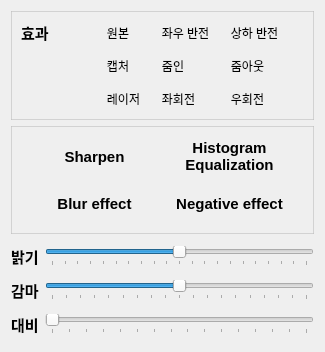
       <widget class="QWidget" name="tab">
        <attribute name="title">
         <string>효과</string>
        </attribute>
        <layout class="QGridLayout" name="gridLayout_11">
         <item row="7" column="1">
          <widget class="QSlider" name="Gamma">
           <property name="minimum">
            <number>1</number>
           </property>
           <property name="maximum">
            <number>19</number>
           </property>
           <property name="value">
            <number>10</number>
           </property>
           <property name="orientation">
            <enum>Qt::Horizontal</enum>
           </property>
           <property name="tickPosition">
            <enum>QSlider::TicksBelow</enum>
           </property>
           <property name="tickInterval">
            <number>1</number>
           </property>
          </widget>
         </item>
         <item row="6" column="0" colspan="2">
          <spacer name="verticalSpacer_3">
           <property name="orientation">
            <enum>Qt::Vertical</enum>
           </property>
           <property name="sizeType">
            <enum>QSizePolicy::Fixed</enum>
           </property>
           <property name="sizeHint" stdset="0">
            <size>
             <width>20</width>
             <height>5</height>
            </size>
           </property>
          </spacer>
         </item>
         <item row="5" column="1">
          <widget class="QSlider" name="Brightness">
           <property name="minimum">
            <number>-50</number>
           </property>
           <property name="maximum">
            <number>50</number>
           </property>
           <property name="orientation">
            <enum>Qt::Horizontal</enum>
           </property>
           <property name="tickPosition">
            <enum>QSlider::TicksBelow</enum>
           </property>
           <property name="tickInterval">
            <number>5</number>
           </property>
          </widget>
         </item>
         <item row="8" column="0" colspan="2">
          <spacer name="verticalSpacer_4">
           <property name="orientation">
            <enum>Qt::Vertical</enum>
           </property>
           <property name="sizeType">
            <enum>QSizePolicy::Fixed</enum>
           </property>
           <property name="sizeHint" stdset="0">
            <size>
             <width>20</width>
             <height>5</height>
            </size>
           </property>
          </spacer>
         </item>
         <item row="9" column="0">
          <widget class="QLabel" name="label_2">
           <property name="font">
            <font>
             <pointsize>11</pointsize>
             <bold>true</bold>
            </font>
           </property>
           <property name="text">
            <string>대비</string>
           </property>
           <property name="margin">
            <number>4</number>
           </property>
           <property name="buddy">
            <cstring>Contrast</cstring>
           </property>
          </widget>
         </item>
         <item row="5" column="0">
          <widget class="QLabel" name="label">
           <property name="font">
            <font>
             <pointsize>11</pointsize>
             <bold>true</bold>
            </font>
           </property>
           <property name="text">
            <string>밝기</string>
           </property>
           <property name="margin">
            <number>4</number>
           </property>
           <property name="buddy">
            <cstring>Brightness</cstring>
           </property>
          </widget>
         </item>
         <item row="3" column="0" colspan="2">
          <spacer name="verticalSpacer_2">
           <property name="orientation">
            <enum>Qt::Vertical</enum>
           </property>
           <property name="sizeType">
            <enum>QSizePolicy::Fixed</enum>
           </property>
           <property name="sizeHint" stdset="0">
            <size>
             <width>20</width>
             <height>5</height>
            </size>
           </property>
          </spacer>
         </item>
         <item row="2" column="0" colspan="2">
          <widget class="QFrame" name="frame_9">
           <property name="styleSheet">
            <string notr="true">QFrame { border: 1px solid rgba(190, 190, 190, 150); }</string>
           </property>
           <property name="frameShape">
            <enum>QFrame::StyledPanel</enum>
           </property>
           <property name="frameShadow">
            <enum>QFrame::Raised</enum>
           </property>
           <layout class="QGridLayout" name="gridLayout_13">
            <item row="1" column="0">
             <widget class="QToolButton" name="Blur">
              <property name="minimumSize">
               <size>
                <width>111</width>
                <height>41</height>
               </size>
              </property>
              <property name="maximumSize">
               <size>
                <width>111</width>
                <height>41</height>
               </size>
              </property>
              <property name="font">
               <font>
                <pointsize>11</pointsize>
                <bold>true</bold>
               </font>
              </property>
              <property name="styleSheet">
               <string notr="true">background-color: qlineargradient(spread:pad, x1:0.0, y1:0.0, x2:1, 
y2:1, stop:0 rgba(150, 150, 150, 50), stop:1 rgba(90, 90, 90, 100));
selection-color: black;
border-width: 1px;
border-style: solid gray;</string>
              </property>
              <property name="text">
               <string>Blur effect</string>
              </property>
              <property name="iconSize">
               <size>
                <width>35</width>
                <height>35</height>
               </size>
              </property>
             </widget>
            </item>
            <item row="0" column="1">
             <widget class="QToolButton" name="HistEqual">
              <property name="minimumSize">
               <size>
                <width>111</width>
                <height>41</height>
               </size>
              </property>
              <property name="maximumSize">
               <size>
                <width>111</width>
                <height>41</height>
               </size>
              </property>
              <property name="font">
               <font>
                <pointsize>11</pointsize>
                <bold>true</bold>
               </font>
              </property>
              <property name="styleSheet">
               <string notr="true">background-color: qlineargradient(spread:pad, x1:0.0, y1:0.0, x2:1, 
y2:1, stop:0 rgba(150, 150, 150, 50), stop:1 rgba(90, 90, 90, 100));
selection-color: black;
border-width: 1px;
border-style: solid gray;</string>
              </property>
              <property name="text">
               <string>Histogram
Equalization</string>
              </property>
              <property name="iconSize">
               <size>
                <width>35</width>
                <height>35</height>
               </size>
              </property>
             </widget>
            </item>
            <item row="1" column="1">
             <widget class="QToolButton" name="Reverse">
              <property name="minimumSize">
               <size>
                <width>111</width>
                <height>41</height>
               </size>
              </property>
              <property name="maximumSize">
               <size>
                <width>111</width>
                <height>41</height>
               </size>
              </property>
              <property name="font">
               <font>
                <pointsize>11</pointsize>
                <bold>true</bold>
               </font>
              </property>
              <property name="styleSheet">
               <string notr="true">background-color: qlineargradient(spread:pad, x1:0.0, y1:0.0, x2:1, 
y2:1, stop:0 rgba(150, 150, 150, 50), stop:1 rgba(90, 90, 90, 100));
selection-color: black;
border-width: 1px;
border-style: solid gray;</string>
              </property>
              <property name="text">
               <string>Negative effect</string>
              </property>
              <property name="iconSize">
               <size>
                <width>35</width>
                <height>35</height>
               </size>
              </property>
             </widget>
            </item>
            <item row="0" column="0">
             <widget class="QToolButton" name="Sharpening">
              <property name="minimumSize">
               <size>
                <width>111</width>
                <height>41</height>
               </size>
              </property>
              <property name="maximumSize">
               <size>
                <width>111</width>
                <height>41</height>
               </size>
              </property>
              <property name="font">
               <font>
                <pointsize>11</pointsize>
                <bold>true</bold>
               </font>
              </property>
              <property name="styleSheet">
               <string notr="true">background-color: qlineargradient(spread:pad, x1:0.0, y1:0.0, x2:1, 
y2:1, stop:0 rgba(150, 150, 150, 50), stop:1 rgba(90, 90, 90, 100));
selection-color: black;
border-width: 1px;
border-style: solid gray;</string>
              </property>
              <property name="text">
               <string>Sharpen</string>
              </property>
              <property name="iconSize">
               <size>
                <width>35</width>
                <height>35</height>
               </size>
              </property>
             </widget>
            </item>
           </layout>
          </widget>
         </item>
         <item row="9" column="1">
          <widget class="QSlider" name="Contrast">
           <property name="minimum">
            <number>0</number>
           </property>
           <property name="maximum">
            <number>15</number>
           </property>
           <property name="value">
            <number>0</number>
           </property>
           <property name="orientation">
            <enum>Qt::Horizontal</enum>
           </property>
           <property name="tickPosition">
            <enum>QSlider::TicksBelow</enum>
           </property>
           <property name="tickInterval">
            <number>1</number>
           </property>
          </widget>
         </item>
         <item row="7" column="0">
          <widget class="QLabel" name="label_6">
           <property name="font">
            <font>
             <pointsize>11</pointsize>
             <bold>true</bold>
            </font>
           </property>
           <property name="text">
            <string>감마</string>
           </property>
           <property name="margin">
            <number>4</number>
           </property>
          </widget>
         </item>
         <item row="10" column="0" colspan="2">
          <spacer name="verticalSpacer_5">
           <property name="orientation">
            <enum>Qt::Vertical</enum>
           </property>
           <property name="sizeType">
            <enum>QSizePolicy::Fixed</enum>
           </property>
           <property name="sizeHint" stdset="0">
            <size>
             <width>20</width>
             <height>5</height>
            </size>
           </property>
          </spacer>
         </item>
         <item row="1" column="0" colspan="2">
          <widget class="QFrame" name="frame_8">
           <property name="styleSheet">
            <string notr="true">QFrame { border: 1px solid rgba(190, 190, 190, 150); }</string>
           </property>
           <property name="frameShape">
            <enum>QFrame::StyledPanel</enum>
           </property>
           <property name="frameShadow">
            <enum>QFrame::Raised</enum>
           </property>
           <layout class="QGridLayout" name="gridLayout_10">
            <property name="spacing">
             <number>10</number>
            </property>
            <item row="0" column="3">
             <widget class="QToolButton" name="OrigImage">
              <property name="styleSheet">
               <string notr="true">background-color: qlineargradient(spread:pad, x1:0.0, y1:0.0, x2:1, 
y2:1, stop:0 rgba(150, 150, 150, 50), stop:1 rgba(90, 90, 90, 100));
selection-color: black;
border-width: 1px;
border-style: solid gray;


</string>
              </property>
              <property name="text">
               <string>원본</string>
              </property>
              <property name="icon">
               <iconset resource="resource.qrc">
                <normaloff>:/Icon/Icon/reset.png</normaloff>:/Icon/Icon/reset.png</iconset>
              </property>
              <property name="iconSize">
               <size>
                <width>35</width>
                <height>35</height>
               </size>
              </property>
             </widget>
            </item>
            <item row="0" column="4">
             <widget class="QToolButton" name="VReverse">
              <property name="styleSheet">
               <string notr="true">background-color: qlineargradient(spread:pad, x1:0.0, y1:0.0, x2:1, 
y2:1, stop:0 rgba(150, 150, 150, 50), stop:1 rgba(90, 90, 90, 100));
selection-color: black;
border-width: 1px;
border-style: solid gray;</string>
              </property>
              <property name="text">
               <string>좌우 반전</string>
              </property>
              <property name="icon">
               <iconset resource="resource.qrc">
                <normaloff>:/Icon/Icon/vertical.png</normaloff>:/Icon/Icon/vertical.png</iconset>
              </property>
              <property name="iconSize">
               <size>
                <width>35</width>
                <height>35</height>
               </size>
              </property>
             </widget>
            </item>
            <item row="0" column="5">
             <widget class="QToolButton" name="HReverse">
              <property name="styleSheet">
               <string notr="true">background-color: qlineargradient(spread:pad, x1:0.0, y1:0.0, x2:1, 
y2:1, stop:0 rgba(150, 150, 150, 50), stop:1 rgba(90, 90, 90, 100));
selection-color: black;
border-width: 1px;
border-style: solid gray;</string>
              </property>
              <property name="text">
               <string>상하 반전</string>
              </property>
              <property name="icon">
               <iconset resource="resource.qrc">
                <normaloff>:/Icon/Icon/horizontal.png</normaloff>:/Icon/Icon/horizontal.png</iconset>
              </property>
              <property name="iconSize">
               <size>
                <width>35</width>
                <height>35</height>
               </size>
              </property>
             </widget>
            </item>
            <item row="1" column="4">
             <widget class="QToolButton" name="ZoomIn">
              <property name="styleSheet">
               <string notr="true">background-color: qlineargradient(spread:pad, x1:0.0, y1:0.0, x2:1, 
y2:1, stop:0 rgba(150, 150, 150, 50), stop:1 rgba(90, 90, 90, 100));
selection-color: black;
border-width: 1px;
border-style: solid gray;</string>
              </property>
              <property name="text">
               <string>줌인</string>
              </property>
              <property name="icon">
               <iconset resource="resource.qrc">
                <normaloff>:/Icon/Icon/zoomin.png</normaloff>:/Icon/Icon/zoomin.png</iconset>
              </property>
              <property name="iconSize">
               <size>
                <width>35</width>
                <height>35</height>
               </size>
              </property>
             </widget>
            </item>
            <item row="2" column="5">
             <widget class="QToolButton" name="RightRotate">
              <property name="styleSheet">
               <string notr="true">background-color: qlineargradient(spread:pad, x1:0.0, y1:0.0, x2:1, 
y2:1, stop:0 rgba(150, 150, 150, 50), stop:1 rgba(90, 90, 90, 100));
selection-color: black;
border-width: 1px;
border-style: solid gray;</string>
              </property>
              <property name="text">
               <string>우회전</string>
              </property>
              <property name="icon">
               <iconset resource="resource.qrc">
                <normaloff>:/Icon/Icon/rightrotate.png</normaloff>:/Icon/Icon/rightrotate.png</iconset>
              </property>
              <property name="iconSize">
               <size>
                <width>35</width>
                <height>35</height>
               </size>
              </property>
             </widget>
            </item>
            <item row="1" column="5">
             <widget class="QToolButton" name="ZoomOut">
              <property name="styleSheet">
               <string notr="true">background-color: qlineargradient(spread:pad, x1:0.0, y1:0.0, x2:1, 
y2:1, stop:0 rgba(150, 150, 150, 50), stop:1 rgba(90, 90, 90, 100));
selection-color: black;
border-width: 1px;
border-style: solid gray;</string>
              </property>
              <property name="text">
               <string>줌아웃</string>
              </property>
              <property name="icon">
               <iconset resource="resource.qrc">
                <normaloff>:/Icon/Icon/zoomout.png</normaloff>:/Icon/Icon/zoomout.png</iconset>
              </property>
              <property name="iconSize">
               <size>
                <width>35</width>
                <height>35</height>
               </size>
              </property>
             </widget>
            </item>
            <item row="0" column="2">
             <spacer name="horizontalSpacer_5">
              <property name="orientation">
               <enum>Qt::Horizontal</enum>
              </property>
              <property name="sizeType">
               <enum>QSizePolicy::Expanding</enum>
              </property>
              <property name="sizeHint" stdset="0">
               <size>
                <width>40</width>
                <height>20</height>
               </size>
              </property>
             </spacer>
            </item>
            <item row="1" column="3">
             <widget class="QToolButton" name="Capture">
              <property name="styleSheet">
               <string notr="true">background-color: qlineargradient(spread:pad, x1:0.0, y1:0.0, x2:1, 
y2:1, stop:0 rgba(150, 150, 150, 50), stop:1 rgba(90, 90, 90, 100));
selection-color: black;
border-width: 1px;
border-style: solid gray;</string>
              </property>
              <property name="text">
               <string>캡처</string>
              </property>
              <property name="icon">
               <iconset resource="resource.qrc">
                <normaloff>:/Icon/Icon/capture.png</normaloff>:/Icon/Icon/capture.png</iconset>
              </property>
              <property name="iconSize">
               <size>
                <width>35</width>
                <height>35</height>
               </size>
              </property>
             </widget>
            </item>
            <item row="0" column="1">
             <widget class="QLabel" name="label_3">
              <property name="sizePolicy">
               <sizepolicy hsizetype="Fixed" vsizetype="Preferred">
                <horstretch>0</horstretch>
                <verstretch>0</verstretch>
               </sizepolicy>
              </property>
              <property name="minimumSize">
               <size>
                <width>30</width>
                <height>0</height>
               </size>
              </property>
              <property name="maximumSize">
               <size>
                <width>30</width>
                <height>16777215</height>
               </size>
              </property>
              <property name="font">
               <font>
                <pointsize>11</pointsize>
                <bold>true</bold>
               </font>
              </property>
              <property name="styleSheet">
               <string notr="true">border: 0px;</string>
              </property>
              <property name="text">
               <string>효과</string>
              </property>
             </widget>
            </item>
            <item row="2" column="3">
             <widget class="QToolButton" name="Laser">
              <property name="styleSheet">
               <string notr="true">background-color: qlineargradient(spread:pad, x1:0.0, y1:0.0, x2:1, 
y2:1, stop:0 rgba(150, 150, 150, 50), stop:1 rgba(90, 90, 90, 100));
selection-color: black;
border-width: 1px;
border-style: solid gray;</string>
              </property>
              <property name="text">
               <string>레이저</string>
              </property>
              <property name="icon">
               <iconset resource="resource.qrc">
                <normaloff>:/Icon/Icon/laser.png</normaloff>:/Icon/Icon/laser.png</iconset>
              </property>
              <property name="iconSize">
               <size>
                <width>35</width>
                <height>35</height>
               </size>
              </property>
             </widget>
            </item>
            <item row="2" column="4">
             <widget class="QToolButton" name="LeftRotate">
              <property name="styleSheet">
               <string notr="true">background-color: qlineargradient(spread:pad, x1:0.0, y1:0.0, x2:1, 
y2:1, stop:0 rgba(150, 150, 150, 50), stop:1 rgba(90, 90, 90, 100));
selection-color: black;
border-width: 1px;
border-style: solid gray;</string>
              </property>
              <property name="text">
               <string>좌회전</string>
              </property>
              <property name="icon">
               <iconset resource="resource.qrc">
                <normaloff>:/Icon/Icon/leftrotate.png</normaloff>:/Icon/Icon/leftrotate.png</iconset>
              </property>
              <property name="iconSize">
               <size>
                <width>35</width>
                <height>35</height>
               </size>
              </property>
             </widget>
            </item>
            <item row="0" column="6">
             <spacer name="horizontalSpacer_6">
              <property name="orientation">
               <enum>Qt::Horizontal</enum>
              </property>
              <property name="sizeType">
               <enum>QSizePolicy::Fixed</enum>
              </property>
              <property name="sizeHint" stdset="0">
               <size>
                <width>20</width>
                <height>20</height>
               </size>
              </property>
             </spacer>
            </item>
           </layout>
          </widget>
         </item>
        </layout>
       </widget>
